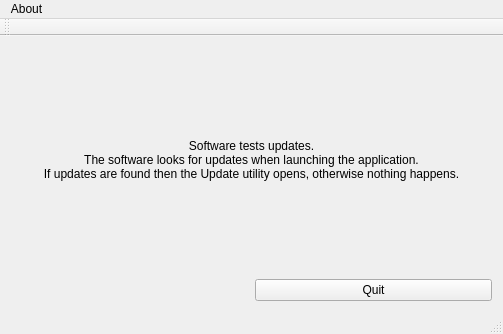
<?xml version="1.0" encoding="UTF-8"?>
<ui version="4.0">
 <class>MainWindow</class>
 <widget class="QMainWindow" name="MainWindow">
  <property name="geometry">
   <rect>
    <x>0</x>
    <y>0</y>
    <width>503</width>
    <height>334</height>
   </rect>
  </property>
  <property name="windowTitle">
   <string>MainWindow</string>
  </property>
  <widget class="QWidget" name="centralWidget">
   <layout class="QGridLayout" name="gridLayout">
    <item row="0" column="0" colspan="2">
     <widget class="QLabel" name="label">
      <property name="text">
       <string>Software tests updates.&lt;br/&gt;The software looks for updates when launching the application.&lt;br/&gt;If updates are found then the Update utility opens, otherwise nothing happens.</string>
      </property>
      <property name="alignment">
       <set>Qt::AlignCenter</set>
      </property>
     </widget>
    </item>
    <item row="1" column="0">
     <widget class="QtAutoUpdater::UpdateButton" name="updateButton" native="true"/>
    </item>
    <item row="1" column="1">
     <widget class="QPushButton" name="quitButton">
      <property name="text">
       <string>Quit</string>
      </property>
     </widget>
    </item>
   </layout>
  </widget>
  <widget class="QMenuBar" name="menuBar">
   <property name="geometry">
    <rect>
     <x>0</x>
     <y>0</y>
     <width>503</width>
     <height>23</height>
    </rect>
   </property>
   <widget class="QMenu" name="menuAbout">
    <property name="title">
     <string>About</string>
    </property>
   </widget>
   <addaction name="menuAbout"/>
  </widget>
  <widget class="QToolBar" name="mainToolBar">
   <attribute name="toolBarArea">
    <enum>TopToolBarArea</enum>
   </attribute>
   <attribute name="toolBarBreak">
    <bool>false</bool>
   </attribute>
  </widget>
  <widget class="QStatusBar" name="statusBar"/>
 </widget>
 <layoutdefault spacing="6" margin="11"/>
 <customwidgets>
  <customwidget>
   <class>QtAutoUpdater::UpdateButton</class>
   <extends>QWidget</extends>
   <header location="global">QtAutoUpdaterWidgets/updatebutton.h</header>
   <container>1</container>
  </customwidget>
 </customwidgets>
 <resources/>
 <connections>
  <connection>
   <sender>quitButton</sender>
   <signal>clicked()</signal>
   <receiver>MainWindow</receiver>
   <slot>close()</slot>
   <hints>
    <hint type="sourcelabel">
     <x>374</x>
     <y>288</y>
    </hint>
    <hint type="destinationlabel">
     <x>251</x>
     <y>166</y>
    </hint>
   </hints>
  </connection>
 </connections>
</ui>
